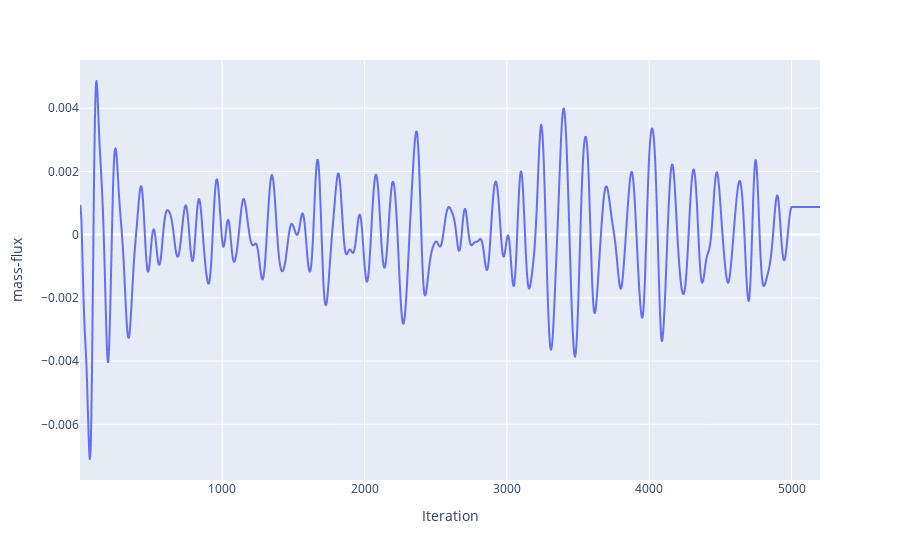

The notebook cell saved with this chart:
### Markdown cell above
### Mass Flow Residuals

### Code cell
fig = px.line(mass_flux_df,x ='Iteration',y='mass-flux')
fig.show()

### Figure 1 — Plotly figure (JSON) as saved in the notebook; plotly's stock layout.template omitted (floating-point values rounded to 4 significant figures; data arrays with more than 128 entries replaced by an {"elided": "..."} marker saying what was removed)
{"data": [{"hovertemplate": "Iteration=%{x}<br>mass-flux=%{y}<extra></extra>", "legendgroup": "", "line": {"color": "#636efa", "dash": "solid"}, "mode": "lines", "name": "", "showlegend": false, "type": "scattergl", "x": {"elided": "5200 int values"}, "xaxis": "x", "y": {"elided": "5200 float values"}, "yaxis": "y"}], "layout": {"legend": {"tracegroupgap": 0}, "margin": {"t": 60}, "xaxis": {"anchor": "y", "domain": [0.0, 1.0], "title": {"text": "Iteration"}}, "yaxis": {"anchor": "x", "domain": [0.0, 1.0], "title": {"text": "mass-flux"}}}}
